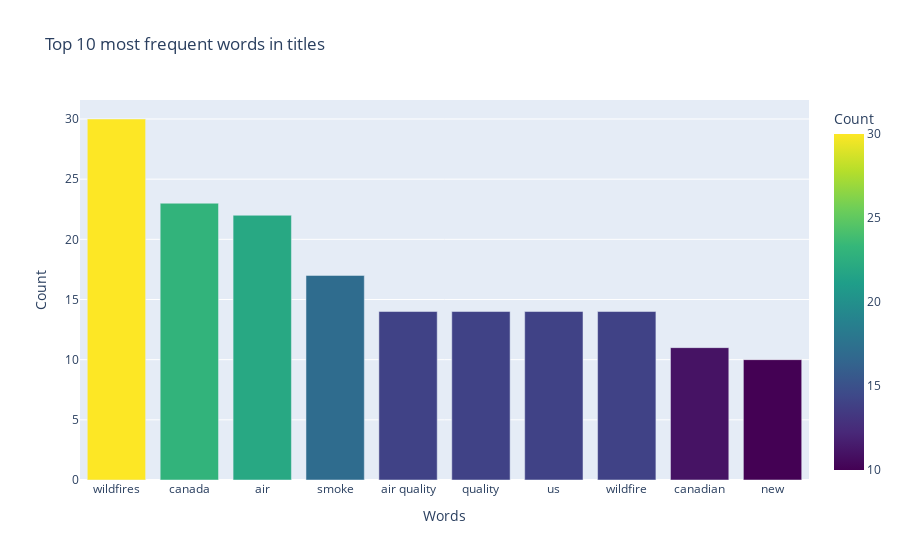
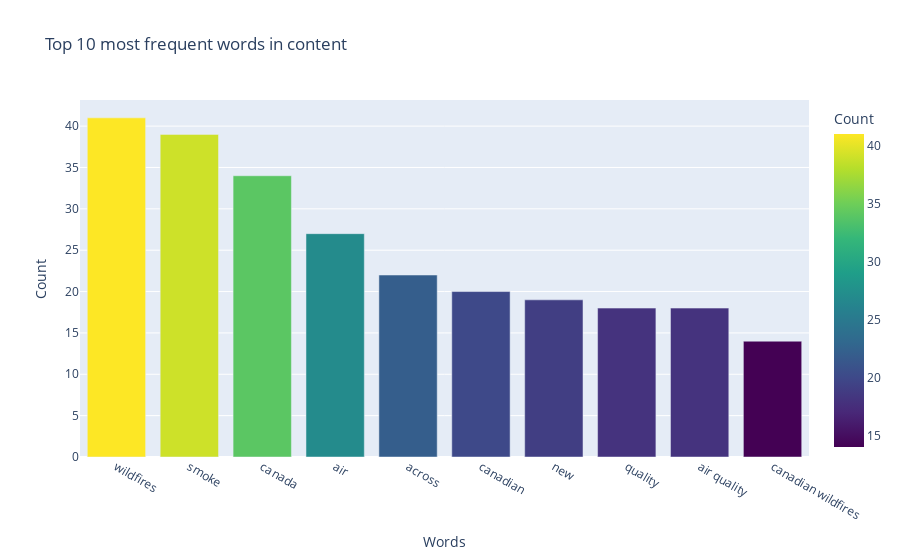

Notebook source saved alongside these figures, in order:
### Code cell
from sklearn.feature_extraction.text import CountVectorizer
from nltk.corpus import stopwords
import matplotlib.pyplot as plt
import nltk
import pandas as pd

nltk.download('punkt')
nltk.download('stopwords')

# Define English stop words
stop_words = stopwords.words('english')

# Add 'chars' and 'li' to the list of stop words
stop_words.extend(['chars', 'li'])

# Create two CountVectorizers
vectorizer_title = CountVectorizer(stop_words=stop_words, ngram_range=(1, 3))
vectorizer_content = CountVectorizer(stop_words=stop_words, ngram_range=(1, 3))

# Fit and transform the title and content of the articles
X_title = vectorizer_title.fit_transform(df['title'])
X_content = vectorizer_content.fit_transform(df['content'])

# Create DataFrames from the transformed data
count_df_title = pd.DataFrame(X_title.toarray(), columns=vectorizer_title.get_feature_names_out())
count_df_content = pd.DataFrame(X_content.toarray(), columns=vectorizer_content.get_feature_names_out())

# Sum up the counts of each word
word_counts_title = count_df_title.sum(axis=0)
word_counts_content = count_df_content.sum(axis=0)

# Sort the words by frequency
word_counts_sorted_title = word_counts_title.sort_values(ascending=False)
word_counts_sorted_content = word_counts_content.sort_values(ascending=False)

# Get the 10 most common words
top_10_title = word_counts_sorted_title.head(10)
top_10_content = word_counts_sorted_content.head(10)

# Create a DataFrame for top 10 words in titles
top_10_title_df = top_10_title.reset_index()
top_10_title_df.columns = ['word', 'count']

# Create a DataFrame for top 10 words in content
top_10_content_df = top_10_content.reset_index()
top_10_content_df.columns = ['word', 'count']

# Create plotly figures
fig_title = px.bar(top_10_title_df, x='word', y='count', title='Top 10 most frequent words in titles',
                   labels={'word': 'Words', 'count': 'Count'}, color='count', color_continuous_scale='Viridis')
fig_content = px.bar(top_10_content_df, x='word', y='count', title='Top 10 most frequent words in content',
                     labels={'word': 'Words', 'count': 'Count'}, color='count', color_continuous_scale='Viridis')

# Show the plots
fig_title.show()
fig_content.show()

### Figure 1 — Plotly figure (JSON) as saved in the notebook; plotly's stock layout.template omitted (floating-point values rounded to 4 significant figures)
{"data": [{"alignmentgroup": "True", "hovertemplate": "Words=%{x}<br>Count=%{marker.color}<extra></extra>", "legendgroup": "", "marker": {"color": [30, 23, 22, 17, 14, 14, 14, 14, 11, 10], "coloraxis": "coloraxis", "pattern": {"shape": ""}}, "name": "", "offsetgroup": "", "orientation": "v", "showlegend": false, "textposition": "auto", "type": "bar", "x": ["wildfires", "canada", "air", "smoke", "air quality", "quality", "us", "wildfire", "canadian", "new"], "xaxis": "x", "y": [30, 23, 22, 17, 14, 14, 14, 14, 11, 10], "yaxis": "y"}], "layout": {"barmode": "relative", "coloraxis": {"colorbar": {"title": {"text": "Count"}}, "colorscale": [[0, "#440154"], [0.1111, "#482878"], [0.2222, "#3e4989"], [0.3333, "#31688e"], [0.4444, "#26828e"], [0.5556, "#1f9e89"], [0.6667, "#35b779"], [0.7778, "#6ece58"], [0.8889, "#b5de2b"], [1, "#fde725"]]}, "legend": {"tracegroupgap": 0}, "title": {"text": "Top 10 most frequent words in titles"}, "xaxis": {"anchor": "y", "domain": [0, 1], "title": {"text": "Words"}}, "yaxis": {"anchor": "x", "domain": [0, 1], "title": {"text": "Count"}}}}

### Figure 2 — Plotly figure (JSON) as saved in the notebook; plotly's stock layout.template omitted (floating-point values rounded to 4 significant figures)
{"data": [{"alignmentgroup": "True", "hovertemplate": "Words=%{x}<br>Count=%{marker.color}<extra></extra>", "legendgroup": "", "marker": {"color": [41, 39, 34, 27, 22, 20, 19, 18, 18, 14], "coloraxis": "coloraxis", "pattern": {"shape": ""}}, "name": "", "offsetgroup": "", "orientation": "v", "showlegend": false, "textposition": "auto", "type": "bar", "x": ["wildfires", "smoke", "canada", "air", "across", "canadian", "new", "quality", "air quality", "canadian wildfires"], "xaxis": "x", "y": [41, 39, 34, 27, 22, 20, 19, 18, 18, 14], "yaxis": "y"}], "layout": {"barmode": "relative", "coloraxis": {"colorbar": {"title": {"text": "Count"}}, "colorscale": [[0, "#440154"], [0.1111, "#482878"], [0.2222, "#3e4989"], [0.3333, "#31688e"], [0.4444, "#26828e"], [0.5556, "#1f9e89"], [0.6667, "#35b779"], [0.7778, "#6ece58"], [0.8889, "#b5de2b"], [1, "#fde725"]]}, "legend": {"tracegroupgap": 0}, "title": {"text": "Top 10 most frequent words in content"}, "xaxis": {"anchor": "y", "domain": [0, 1], "title": {"text": "Words"}}, "yaxis": {"anchor": "x", "domain": [0, 1], "title": {"text": "Count"}}}}
